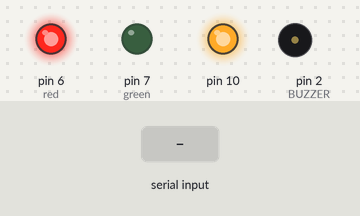
Recording of a sketch running on a simulated Arduino Uno, built with avr-gcc and run on an emulated ATmega328P. Shown: output pins drawn as LEDs (lit = HIGH), buzzer (waves = sounding, pin HIGH). The test bench sets the inputs (shaded band). What the sketch prints to the serial monitor is not drawn.

Above: at 1.2 s.
1.3 s: "90,45,200\n" received over Serial
Timing chart, 0 to 4.3 s (numbered marks = the images above; inputs shaded):
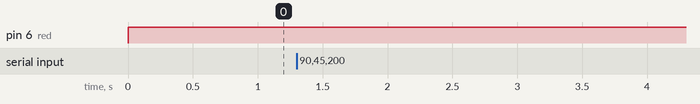

Measured:
- after the input at 1.3 s, every drawn part: stays the same

The sketch:

inm_project_simulation.ino
```cpp
#include <SPI.h> //header file for serial communication
#include <Servo.h> //header file for servo motor
#include <SoftwareSerial.h> //header file for bluetooth module

#define BUZZER 2 //buzzer pin

String ID1 = "19C8D5BB";  // ID for a Day Scholar's card
String ID2 = "23F4E511"; // ID for a Hostellite's card
String tagID = "";

String name1 = "Hassan";
String status1 = "Dayscholar";
String cms1 = "337668";
bool set_flag1 = false;
String name2 = "Maheen";
String status2 = "Hostellite";
String cms2 = "334334";

int input;
int device = A1;
int green = 7;
int red = 6;


void setup()
{
  // Initiating
  SPI.begin(); // SPI bus
  Serial.begin(9600); //baud rate for serial communication
  pinMode(device, INPUT);
  Serial.println("Initializing... Scan your card");
  pinMode(green, OUTPUT);
  pinMode(red, OUTPUT);
  pinMode(BUZZER, OUTPUT);
}

int id;
int id1;
int id2;


void loop()
{
  //Wait until new tag is available
  digitalWrite(green, LOW);
  digitalWrite(red, HIGH);
  digitalWrite(BUZZER, LOW);

  if (Serial.available() > 0) {
  tagID = Serial.readString();

  id= tagID.toInt();
  id1 = ID1.toInt();
  id2 = ID2.toInt();


  if (id == id1)
  {
    Serial.print(name1);
    Serial.print(",");
    Serial.print(status1);
    Serial.print(",");
    Serial.println(cms1);
    digitalWrite(BUZZER, HIGH);
    digitalWrite(green, HIGH);
    digitalWrite(red, LOW);
    delay(5000);
    Serial.println("SCAN YOUR CARD!");
  }


  else if (id == id2)
  {
    Serial.print(name2);
    Serial.print(",");
    Serial.print(status2);
    Serial.print(",");
    Serial.println(cms2);
    digitalWrite(BUZZER, HIGH);
    digitalWrite(green, HIGH);
    digitalWrite(red, LOW);
    delay(5000);
    Serial.println("SCAN YOUR CARD!");
  }

  else
  {
    Serial.println("Card Not Registered");
    Serial.println("SCAN YOUR CARD!");
  }
}
}
```
